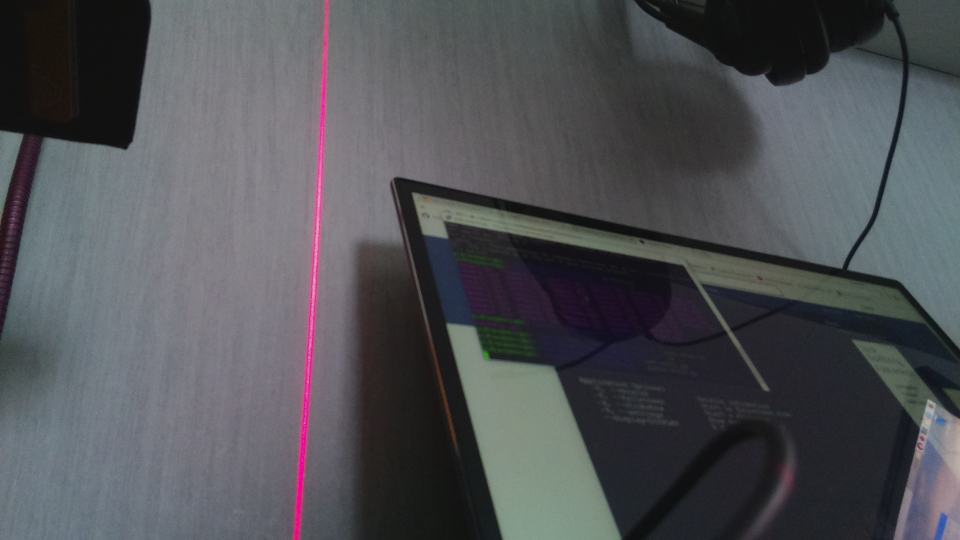
#> input picture Picture/image13.jpg, 1920 x 1080 px (shown at 1/2 size); its folder holds 4 pictures in this run; the run also reads 1 picture not shown here
$ python pillow_test_laser.py
#> lines starting #> are read from the running program, lines starting #| are printed output that depends on the picture
#> in get_all_image_as_list, im is the input picture: PIL image 1920x1080 RGB; mean R, G, B 80.5, 81.7, 85.7
from PIL import Image
import numpy as np
import glob
import time

def build_array(data , index):

    multy_arr = [[0 for x in range(1920)] for y in range (1080)]
    filename = ("multyarr%d.txt" % index)
    file_for_array = open("multy_arr.txt", "w")
    file_for_array.write("Y  ,  X  ,  Value\n")
    ticks = time.time()
    for y in range (0, 1080):
        for x in range (0, 1920):
            if (data[y][x] > 200):
                multy_arr[y][x] = data[y][x]
                file_for_array.write("%d, %d, %d\n" % (y, x, multy_arr[y][x]))

    ticks = time.time() - ticks
    print(ticks)
    file_for_array.write("Y  ,  X  ,  Value\n")
    file_for_array.close()
    return multy_arr


#Takes an image and make it to an np array
def getdata_as_np_array(image_file_name):
#> called with image_file_name = 'Picture/image2.jpg'
    im = Image.open(image_file_name)
    im_rgb = im.convert('RGB')
    width, height = im.size
#> width = 1920; height = 1080
    shape = ( height, width )
#> shape = (1080, 1920)

    picture_list_only_r_band = list(im_rgb.getdata(0))
#> picture_list_only_r_band = 2073600 items
    data = np.array( picture_list_only_r_band )
    data.shape = shape
    return data


#lista med alla bilder i i mappen Pictures
def get_all_image_as_list():
    image_list = []
    for filename in glob.glob('C:\Programmering\ExJobb\Picture/*.jpg'):
        im = Image.open(filename)
        image_list.append(filename)

    return image_list

def main():

    image_list = get_all_image_as_list()
    print(image_list)
    print(len(image_list))
    print(str(image_list[1]))
    np_array_data = getdata_as_np_array(image_list[1])
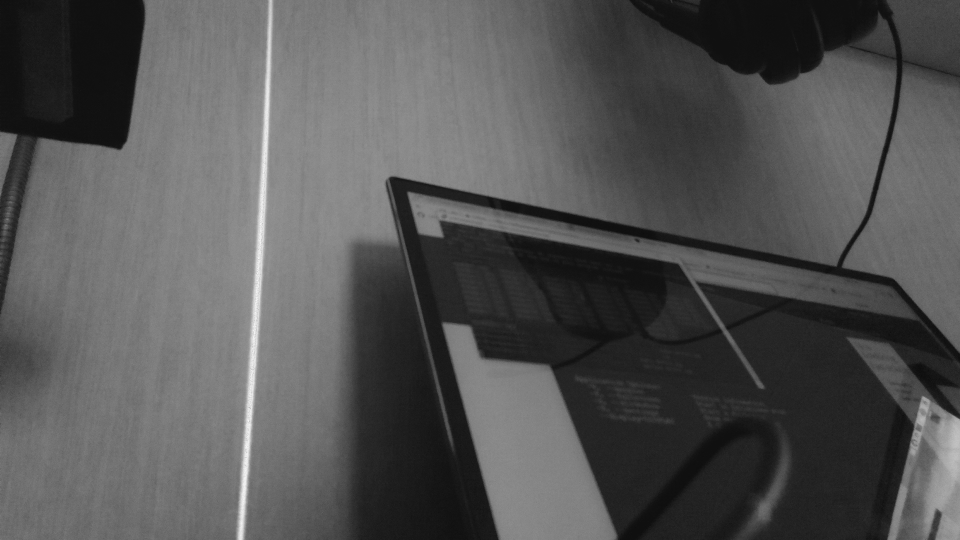
#> np_array_data: shape (1080, 1920) int64 (shown at 1/2 size); min 11, max 255, mean 84.2
    arr = build_array(np_array_data,2)
#> after the loop in build_array, `for y in range (0, 1080):`: multy_arr = 1080 items


if __name__ == '__main__':
    main()
